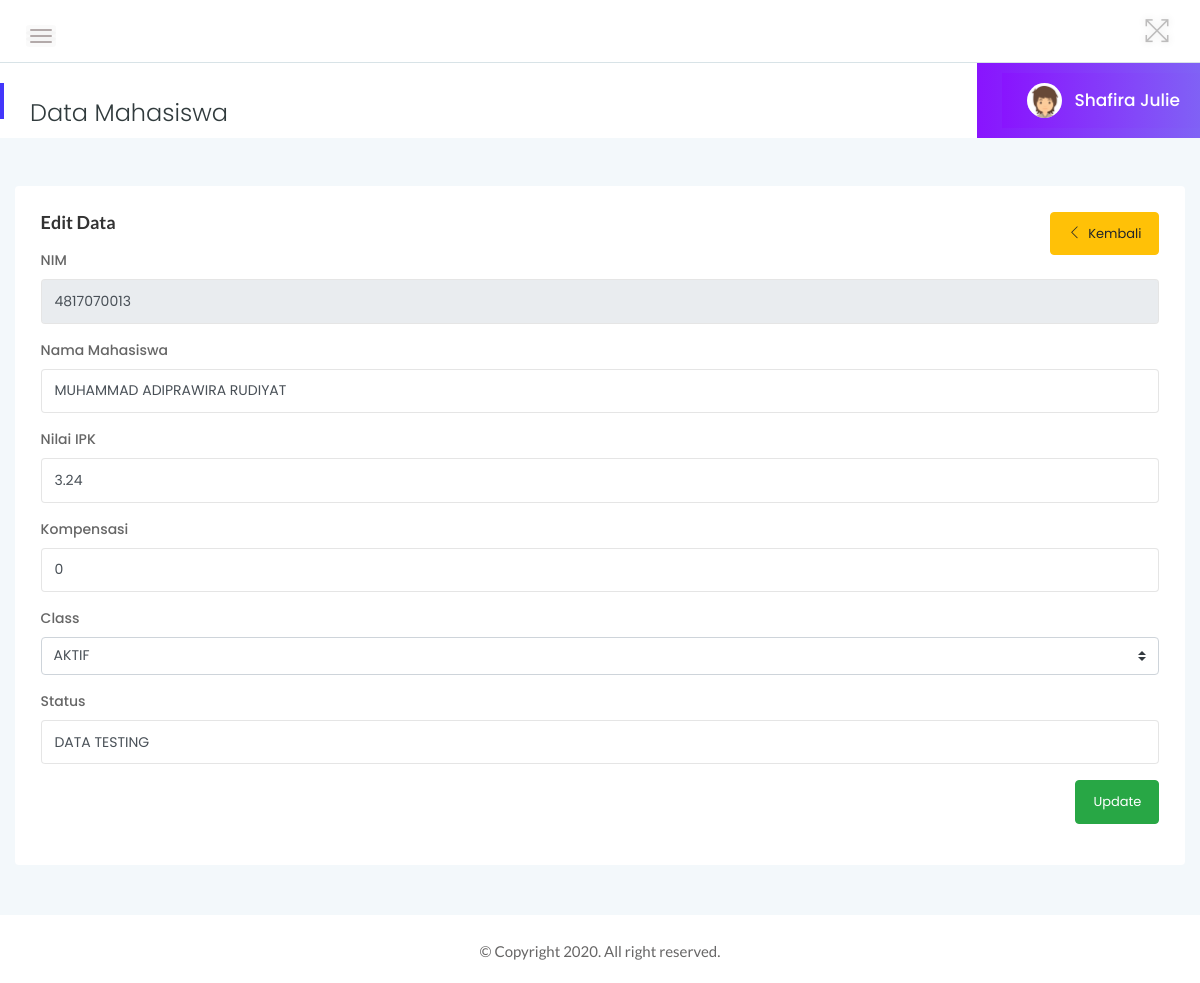
Page /admin/data_mahasiswa/edit.php?nim=4817070013 (signed in) on the committed database.
### tables this page shows
CREATE TABLE `user` (
  `username` varchar(50) NOT NULL,
  `password` varchar(20) NOT NULL,
  `level` enum('Administrator','Mahasiswa') NOT NULL,
  `nama_lengkap` varchar(200) NOT NULL,
  `nim` varchar(50) DEFAULT NULL
);

CREATE TABLE `data_mahasiswa` (
  `nim` bigint(10) NOT NULL,
  `nama_mahasiswa` varchar(34) DEFAULT NULL,
  `nilai_ipk` decimal(3,2) DEFAULT NULL,
  `kompensasi` int(5) DEFAULT NULL,
  `class` varchar(10) DEFAULT NULL,
  `status` varchar(20) NOT NULL
);

### admin/data_mahasiswa/edit.php (the view, shortened to what this page needs)
<?php
  include('../../connection.php');
?>
<!doctype html>
<html class="no-js" lang="en">
    <head>
        <link rel="stylesheet" href="../../assets/css/bootstrap.min.css">
        <link rel="stylesheet" href="../../assets/css/font-awesome.min.css">
        <link rel="stylesheet" href="../../assets/css/themify-icons.css">
        <link rel="stylesheet" href="../../assets/css/metisMenu.css">
        <link rel="stylesheet" href="../../assets/css/owl.carousel.min.css">
        <link rel="stylesheet" href="../../assets/css/slicknav.min.css">
        <link rel="stylesheet" href="https://www.amcharts.com/lib/3/plugins/export/export.css" type="text/css" media="all" />
        <link rel="stylesheet" href="../../assets/css/typography.css">
        <link rel="stylesheet" href="../../assets/css/default-css.css">
        <link rel="stylesheet" href="../../assets/css/styles.css">
        <link rel="stylesheet" href="../../assets/css/responsive.css">
    </head>
    <body>
        <div class="page-container">
            <div class="main-content">
                <div class="header-area">
                    <div class="row align-items-center">
                        <div class="col-md-6 col-sm-8 clearfix">
                            <div class="nav-btn pull-left">
                                <span></span>
                                <span></span>
                                <span></span>
                            </div>
                        </div>
                        <div class="col-md-6 col-sm-4 clearfix">
                            <ul class="notification-area pull-right">
                                <li id="full-view"><i class="ti-fullscreen"></i></li>
                            </ul>
                        </div>
                    </div>
                </div>
                <div class="page-title-area">
                    <div class="row align-items-center">
                        <div class="col-sm-6">
                            <div class="breadcrumbs-area clearfix">
                                <h4 class="page-title pull-left">Data Mahasiswa</h4>
                            </div>
                        </div>
                        <div class="col-sm-6 clearfix">
                            <ul class="user-profile pull-right">
                                <li class="dropdown">
                                <?php
                                    $sesi = $_SESSION['username'];
                                    $query="SELECT nama_lengkap FROM user WHERE username='$sesi'";
                                    $result=mysqli_query($connection,$query);
                                    $row=mysqli_fetch_assoc($result);
                                    $namalengkap=$row['nama_lengkap'];
                                ?>
                                    <div class="user-profile pull-right">
                                        <img class="avatar user-thumb" src="../../assets/images/author/avatar.png" alt="avatar">
                                        <h4 class="user-name dropdown-toggle" data-toggle="dropdown"><?php echo $namalengkap; ?></h4>
                                    </div>
                                </li>
                            </ul>
                        </div>
                    </div>
                </div>
                <div class="main-content-inner">
                    <div class="row">
                        <div class="col-lg-6 col-ml-12">
                            <div class="row">
                                <div class="col-12 mt-5">
                                    <div class="card">
                                        <div class="card-body">
                                            <?php
                                                $nim = $_GET['nim'];
                                                $sql_dataset = mysqli_query($connection, "SELECT * FROM data_mahasiswa WHERE nim = '$nim'") or die (mysqli_error($connection));
                                                $data = mysqli_fetch_assoc($sql_dataset);
                                            ?>
                                            <div class="pull-right">
                                                <a class="btn btn-warning" href="../data_mahasiswa"><i class="ti-angle-left"></i><h8> &nbspKembali</h8></a>
                                            </div>
                                            <h4 class="header-title">Edit Data</h4>
                                            <form action="proses.php" method="post">
                                                <div class="form-group">
                                                    <label for="nilai">NIM</label>
                                                    <input class="form-control" type="number" min="1" id="nim" name="nim" placeholder="Masukkan NIM" value="<?php echo $data['nim']; ?>" readonly>
                                                </div>
                                                <div class="form-group">
                                                    <label for="nama">Nama Mahasiswa</label>
                                                    <input class="form-control" type="text" id="nama_mahasiswa" name="nama_mahasiswa" placeholder="Masukkan Nama Lengkap" value="<?php echo $data['nama_mahasiswa']; ?>" required>
                                                </div>
                                                <div class="form-group">
                                                    <label for="nilai">Nilai IPK</label>
                                                    <input class="form-control" type="text" id="nilai_ipk" name="nilai_ipk" placeholder="Min. 1.00 - Max. 4.00" value="<?php echo $data['nilai_ipk']; ?>" required>
                                                </div>
                                                <div class="form-group">
                                                    <label for="kompensasi">Kompensasi</label>
                                                    <input class="form-control" type="number" id="kompensasi" name="kompensasi" placeholder="Masukkan Total Kompen" value="<?php echo $data['kompensasi']; ?>" required>
                                                </div>
                                                <div class="form-group">
                                                    <label for="class">Class</label>
                                                    <select name="class" class="custom-select" required>
                                                        <option value="AKTIF" <?php if($data['class'] == 'AKTIF') { echo 'selected'; } ?>>AKTIF</option>
                                                    </select>
                                                </div>
                                                <div class="form-group">
                                                    <label for="status">Status</label>
                                                    <input class="form-control" type="text" id="status" name="status" placeholder="Masukkan Status Data" value="<?php echo $data['status']; ?>">
                                                </div>
                                                <div class="form-group pull-right">
                                                    <input name="edit" type="submit" value="Update" class="btn btn-success">
                                                </div>
                                            </form>
                                        </div>
                                    </div>
                                </div>
                            </div>
                        </div>
                    </div>
                </div>
            </div>
        </div>
            <footer>
                <div class="footer-area">
                    <p>© Copyright 2020. All right reserved.</p>
                </div>
            </footer>
    </body>
</html>

### assets/css/styles.css (style rules this page uses)
.page-container { width: 100%; height: 100%; min-height: 100vh; padding-left: 280px; -webkit-transition: padding-left 0.3s ease 0s; transition: padding-left 0.3s ease 0s; }
.sbar_collapsed.page-container { padding-left: 0; }
.card { border: none; border-radius: 4px; background-color: #fff; -webkit-transition: all 0.3s ease 0s; transition: all 0.3s ease 0s; }
.card-body { text-align: left; padding: 25.6px; padding: 1.6rem; font-family: 'Poppins', sans-serif; }
.main-content { width: 100%; background: #F3F8FB; }
.main-content-inner { padding: 30px 30px 50px; text-align: center; }
.main-content-inner .header-title, .alert, form { text-align: left; }
.header-area { padding: 15px 30px; background: #fff; border-bottom: 1px solid #d8e3e7; }
.nav-btn { margin: 10px 30px 0 0; cursor: pointer; }
.nav-btn span { display: block; width: 22px; height: 2px; background: #b3aaaa; margin: 4px 0; border-radius: 15px; -webkit-transition: all 0.3s ease 0s; transition: all 0.3s ease 0s; box-shadow: 0 0 0 4px rgba(99, 96, 96, 0.03); }
.nav-btn span:nth-child(2) { opacity: 0; }
.nav-btn span:first-child { -webkit-transform: rotate(45deg)translate(5px, 5px); transform: rotate(45deg)translate(5px, 5px); }
.nav-btn span:last-child { -webkit-transform: rotate(-45deg)translate(3px, -3px); transform: rotate(-45deg)translate(3px, -3px); }
.sbar_collapsed .nav-btn span { transform: none; opacity: 1; }
.notification-area { -webkit-user-select: none; -moz-user-select: none; -ms-user-select: none; user-select: none; position: relative; z-index: 1; }
.notification-area li { display: inline-block; margin-left: 20px; cursor: pointer; -webkit-user-select: none; -moz-user-select: none; -ms-user-select: none; user-select: none; }
.notification-area li>i { font-size: 26px; color: #bdbcbc; vertical-align: middle; text-shadow: 0 0 8px rgba(0, 0, 0, 0.12); -webkit-transition: color 0.3s ease 0s; transition: color 0.3s ease 0s; }
.notification-area li#full-view { display: inline-block; }
.page-title-area { padding: 0 30px; background: #fff; position: relative; }
.page-title-area:before { content: ''; position: absolute; left: 0; top: 50%; width: 4px; height: 36px; background: var(--primary-color); -webkit-transform: translateY(-50%); transform: translateY(-50%); }
.page-title { font-size: 24px; font-weight: 300; color: #313b3d; letter-spacing: 0; margin-top: 25px; margin-right: 30px; }
.user-profile { margin-right: -30px; display: -webkit-box; display: -ms-flexbox; display: flex; -webkit-box-align: center; -ms-flex-align: center; align-items: center; -ms-flex-wrap: wrap; flex-wrap: wrap; background: -webkit-linear-gradient(left, #8914fe 0%, #8063f5 100%); background: linear-gradient(to right, #8914fe 0%, #8063f5 100%); padding: 10px 25px; position: relative; }
.user-profile img.avatar { height: 35px; width: 35px; border-radius: 50%; margin-right: 12px; }
.user-name { font-size: 17px; font-weight: 500; color: #fff; letter-spacing: 0; cursor: pointer; -webkit-user-select: none; -moz-user-select: none; -ms-user-select: none; user-select: none; }
.notification-area .dropdown-toggle, .user-name.dropdown-toggle { position: relative; }
.notification-area .dropdown-toggle:after, .user-name.dropdown-toggle:after { display: none; }
.header-title { font-family: 'Lato', sans-serif; font-size: 18px; font-weight: 600; letter-spacing: 0; color: #333; text-transform: capitalize; margin-bottom: 17px; }
.footer-area { text-align: center; padding: 23px 0 19px; background: #fff; }
.footer-area p { color: #676666; margin-bottom: 0; }
.btn { padding: 11px 17px; font-size: 13px; letter-spacing: 0; }
.form-control, .form-control:focus { outline: none; box-shadow: none; }
.form-control { font-size: 14px; border: 1px solid rgba(170, 170, 170, .3); padding: 10.72px 12.8px; padding: .67rem .8rem; }
label { font-weight: 500; color: #666; display: inline-block; margin-bottom: 8px; margin-bottom: .5rem; }

### rows in the picture
user: nama_lengkap "Shafira Julie"
data_mahasiswa: nim "4817070013", nama_mahasiswa "MUHAMMAD ADIPRAWIRA RUDIYAT", nilai_ipk "3.24", kompensasi "0", class "AKTIF", status "DATA TESTING"
